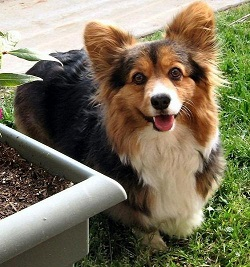
#> input picture Images/corgi working.jpg, 250 x 267 px, found by its file name
$ python blue_channel.py
#> lines starting #> are read from the running program, lines starting #| are printed output that depends on the picture
import cv2 as cv
import numpy as np
img = cv.imread('C:\\Users\\ASUS\\Desktop\\img pro\\corgi working.jpg')
#> img is the input picture: shape (267, 250, 3); mean B, G, R 91.6, 115.3, 122.7
cv.imshow('Pim',img)
print(img.shape[:])
#| (267, 250, 3)
blue = img[:,:,0]
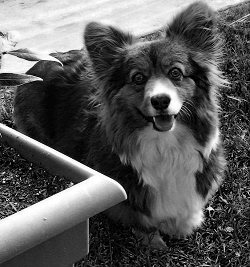
#> blue: shape (267, 250); min 0, max 255, mean 91.6
cv.imshow('Blue',blue)


green = img[:,:,1]
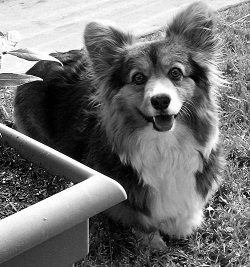
#> green: shape (267, 250); min 0, max 255, mean 115.3
cv.imshow('Green',green)


red = img[:,:,2]
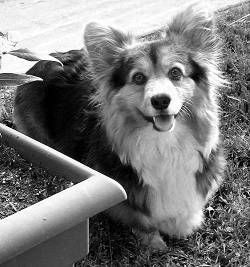
#> red: shape (267, 250); min 0, max 255, mean 122.7
cv.imshow('Red',red)
cv.waitKey(0)
